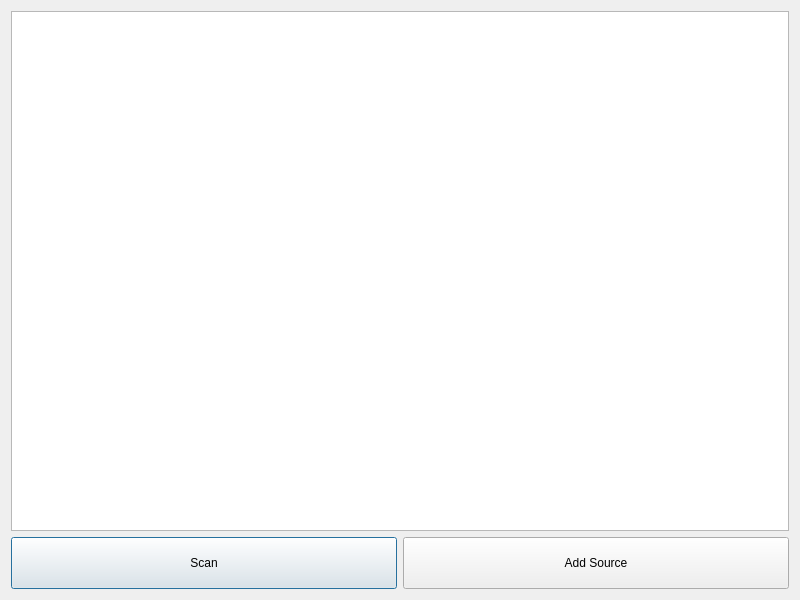
<?xml version="1.0" encoding="UTF-8"?>
<ui version="4.0">
 <class>SourceDialog</class>
 <widget class="QDialog" name="SourceDialog">
  <property name="geometry">
   <rect>
    <x>0</x>
    <y>0</y>
    <width>800</width>
    <height>600</height>
   </rect>
  </property>
  <property name="windowTitle">
   <string>Dialog</string>
  </property>
  <layout class="QGridLayout" name="gridLayout" rowstretch="10,1" columnstretch="0,0">
   <item row="1" column="0">
    <widget class="QPushButton" name="scanButton">
     <property name="sizePolicy">
      <sizepolicy hsizetype="Expanding" vsizetype="Expanding">
       <horstretch>0</horstretch>
       <verstretch>0</verstretch>
      </sizepolicy>
     </property>
     <property name="text">
      <string>Scan</string>
     </property>
    </widget>
   </item>
   <item row="1" column="1">
    <widget class="QPushButton" name="addButton">
     <property name="sizePolicy">
      <sizepolicy hsizetype="Expanding" vsizetype="Expanding">
       <horstretch>0</horstretch>
       <verstretch>0</verstretch>
      </sizepolicy>
     </property>
     <property name="text">
      <string>Add Source</string>
     </property>
    </widget>
   </item>
   <item row="0" column="0" colspan="2">
    <widget class="QListWidget" name="listWidget">
     <property name="font">
      <font>
       <pointsize>15</pointsize>
      </font>
     </property>
    </widget>
   </item>
  </layout>
 </widget>
 <resources/>
 <connections/>
</ui>
